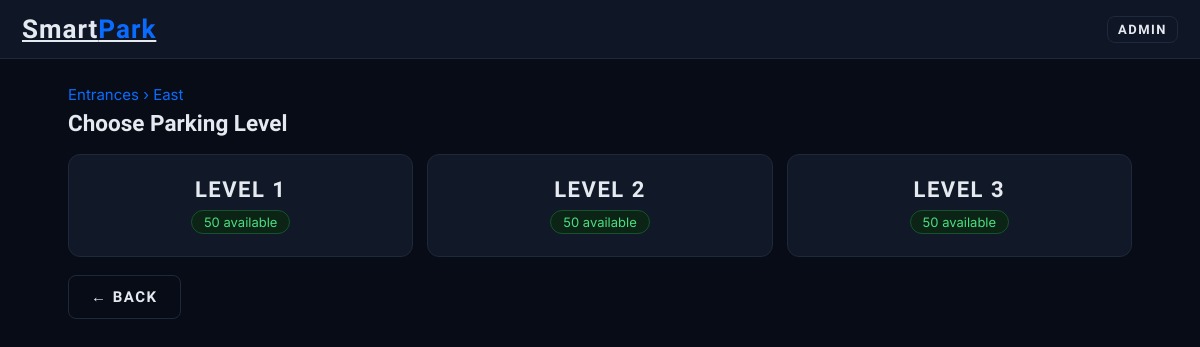
/book/2/, run on the app's committed database.
### parking/models.py (models this page shows, shortened)
class Entrance(models.Model):
    name = models.CharField(max_length=60, unique=True)
    prefix = models.CharField(max_length=5, unique=True)      # first part of slot labels, e.g. S in S-L1-001
    status = models.CharField(max_length=12, choices=AREA_STATUS, default=OPEN)

class Level(models.Model):
    number = models.PositiveIntegerField(unique=True)
    name = models.CharField(max_length=60)
    status = models.CharField(max_length=12, choices=AREA_STATUS, default=OPEN)
    class Meta:
        ordering = ['number']

### parking/views.py (the view)
# urls.py: path('book/<int:eid>/', v.book_level, name='book_level'),
def book_level(request, eid):
    entrance = get_object_or_404(Entrance, pk=eid)
    if entrance.status != OPEN:
        messages.error(request, 'This entrance is under maintenance.')
        return redirect('book_entrance')
    rows = []
    for l in Level.objects.all():
        free = svc.bookable_slots().filter(entrance=entrance, level=l).count()
        rows.append({'level': l, 'free': free, 'off': l.status != OPEN or free == 0})
    return render(request, 'parking/book_level.html', {'entrance': entrance, 'rows': rows})

### parking/context_processors.py (called while the page is built)
def maintenance(request):
    items = [e.display_name for e in Entrance.objects.exclude(status=OPEN)] + [l.name for l in Level.objects.exclude(status=OPEN)]
    count = Slot.objects.filter(status=MAINTENANCE).count()
    if count:
        items.append(f'{count} individual slot(s)')
    return {'maintenance_items': items}

### parking/services.py (called while the page is built)
def bookable_slots():
    return Slot.objects.filter(status=AVAILABLE, entrance__status=OPEN, level__status=OPEN)

### parking/templates/parking/book_level.html
{% extends "parking/base.html" %}{% block content %}
<div class="crumb">Entrances › {{ entrance.name }}</div><h2>Choose Parking Level</h2>
<div class="cards">{% for r in rows %}
  {% if r.off %}<div class="cardx off"><div class="t">{{ r.level.name }}</div>
    {% if r.level.status != 'open' %}<span class="pill w">Under maintenance</span>{% else %}<span class="pill r">Full</span>{% endif %}</div>
  {% else %}<a class="cardx" href="{% url 'book_slots' entrance.pk r.level.pk %}"><div class="t">{{ r.level.name }}</div><span class="pill">{{ r.free }} available</span></a>{% endif %}
{% endfor %}</div>
<a class="btn" href="{% url 'book_entrance' %}">← Back</a>{% endblock %}

### parking/static/parking/style.css (style rules this page uses)
:root { --bg:#080c16;--card:#111827;--line:#1e293b;--tx:#e5e9f0;--mut:#8b97ab;--blue:#0a6cff;--grn:#22c55e;--red:#ef4444;--amb:#f59e0b }
* { box-sizing:border-box }
html,body { margin:0;background:var(--bg);color:var(--tx);font:15px Inter,system-ui,sans-serif }
a { color:inherit;text-decoration:none }
h1,h2,h3 { font-family:Rajdhani,sans-serif;margin:.2em 0 }
.btn { display:inline-block;background:transparent;color:var(--tx);border:1px solid var(--line);border-radius:8px;padding:12px 22px;font:700 15px Rajdhani,sans-serif;letter-spacing:1.5px;cursor:pointer;text-transform:uppercase }
.tiles,.cards { display:grid;grid-template-columns:repeat(auto-fit,minmax(200px,1fr));gap:14px;margin:18px 0 }
.tile,.cardx { display:block;background:var(--card);border:1px solid var(--line);border-radius:12px;padding:22px;text-align:center }
.cardx .t { font:700 22px Rajdhani;letter-spacing:1.5px;text-transform:uppercase }
.pill { display:inline-block;border:1px solid #14532d;background:#0b2415;color:#4ade80;border-radius:20px;padding:3px 12px;font-size:13px;margin-top:8px }
.crumb { color:var(--blue);margin-bottom:6px }

### data on the page
Entrance: name "East"
Level: level.name "LEVEL 1", free "50"
Level: level.name "LEVEL 2", free "50"
Level: level.name "LEVEL 3", free "50"
